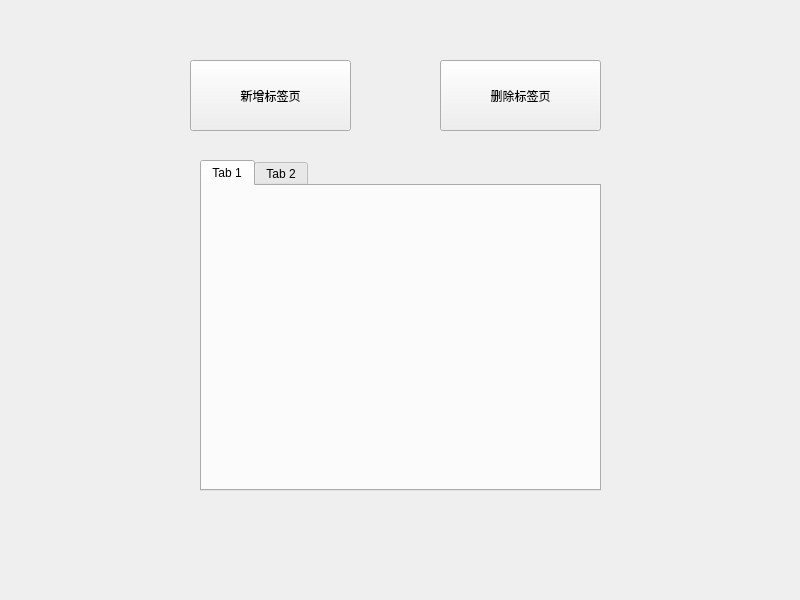
<?xml version="1.0" encoding="UTF-8"?>
<ui version="4.0">
 <class>Widget</class>
 <widget class="QWidget" name="Widget">
  <property name="geometry">
   <rect>
    <x>0</x>
    <y>0</y>
    <width>800</width>
    <height>600</height>
   </rect>
  </property>
  <property name="windowTitle">
   <string>Widget</string>
  </property>
  <widget class="QTabWidget" name="tabWidget">
   <property name="geometry">
    <rect>
     <x>200</x>
     <y>160</y>
     <width>401</width>
     <height>331</height>
    </rect>
   </property>
   <widget class="QWidget" name="tab">
    <attribute name="title">
     <string>Tab 1</string>
    </attribute>
   </widget>
   <widget class="QWidget" name="tab_2">
    <attribute name="title">
     <string>Tab 2</string>
    </attribute>
   </widget>
  </widget>
  <widget class="QPushButton" name="pushButton">
   <property name="geometry">
    <rect>
     <x>190</x>
     <y>60</y>
     <width>161</width>
     <height>71</height>
    </rect>
   </property>
   <property name="text">
    <string>新增标签页</string>
   </property>
  </widget>
  <widget class="QPushButton" name="pushButton_2">
   <property name="geometry">
    <rect>
     <x>440</x>
     <y>60</y>
     <width>161</width>
     <height>71</height>
    </rect>
   </property>
   <property name="text">
    <string>删除标签页</string>
   </property>
  </widget>
 </widget>
 <resources/>
 <connections/>
</ui>
